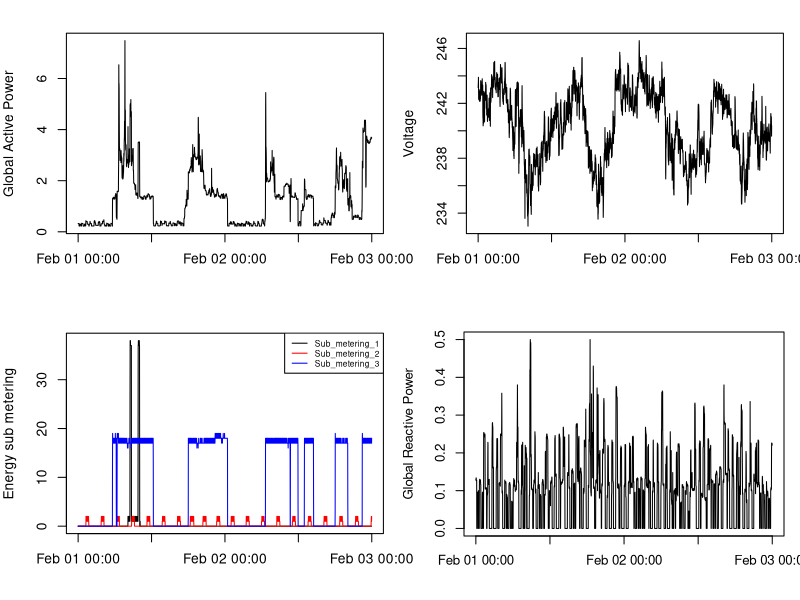

This figure's R source:
# Plot 4
# Brian Bansenauer

#Read data from a subset file "two_days.txt" (see data_extraction.md)
cols<-c("Date","Time","Global_active_power","Global_reactive_power","Voltage","Global_intensity","Sub_metering_1","Sub_metering_2","Sub_metering_3")
days.dat<-read.csv("data/two_days.txt",sep=";",header=FALSE,col.names=cols)

#date manipulation
dateTimes <- strptime(paste(days.dat$Date,days.dat$Time), "%d/%m/%Y %H:%M:%S")

# Multiple Plots 
par(mfrow=c(2,2), mar = c(4,4,2,1)) # set the layout of the plots on the screen

#subplot 1 - Active power time trace
plot(dateTimes, days.dat$Global_active_power, type="l", xlab="", ylab="Global Active Power")

# subplot 2 - Voltage time trace
plot(dateTimes, days.dat$Voltage, type="l", xlab="", ylab="Voltage")

#subplot 3 - Sub Metering time trace

plot(dateTimes, days.dat$Sub_metering_1, type="l", xlab="", ylab="Energy sub metering")
lines(dateTimes, days.dat$Sub_metering_2, type="l", col="red")
lines(dateTimes, days.dat$Sub_metering_3, type="l", col="blue")
par(cex=.5)
legend(x="topright",legend=c("Sub_metering_1","Sub_metering_2", "Sub_metering_3"),lty=c(1,1), col=c("black","red", "blue"))
par(cex=.8)
# subplot 4 - Reactive power time trace
plot(dateTimes, days.dat$Global_reactive_power, type="l", xlab="", ylab="Global Reactive Power")

par(mfrow=c(1,1), mar = c(4,4,2,1)) #reset the plot to single

#create png
dev.copy(png, file="plot4.png")
dev.off()
